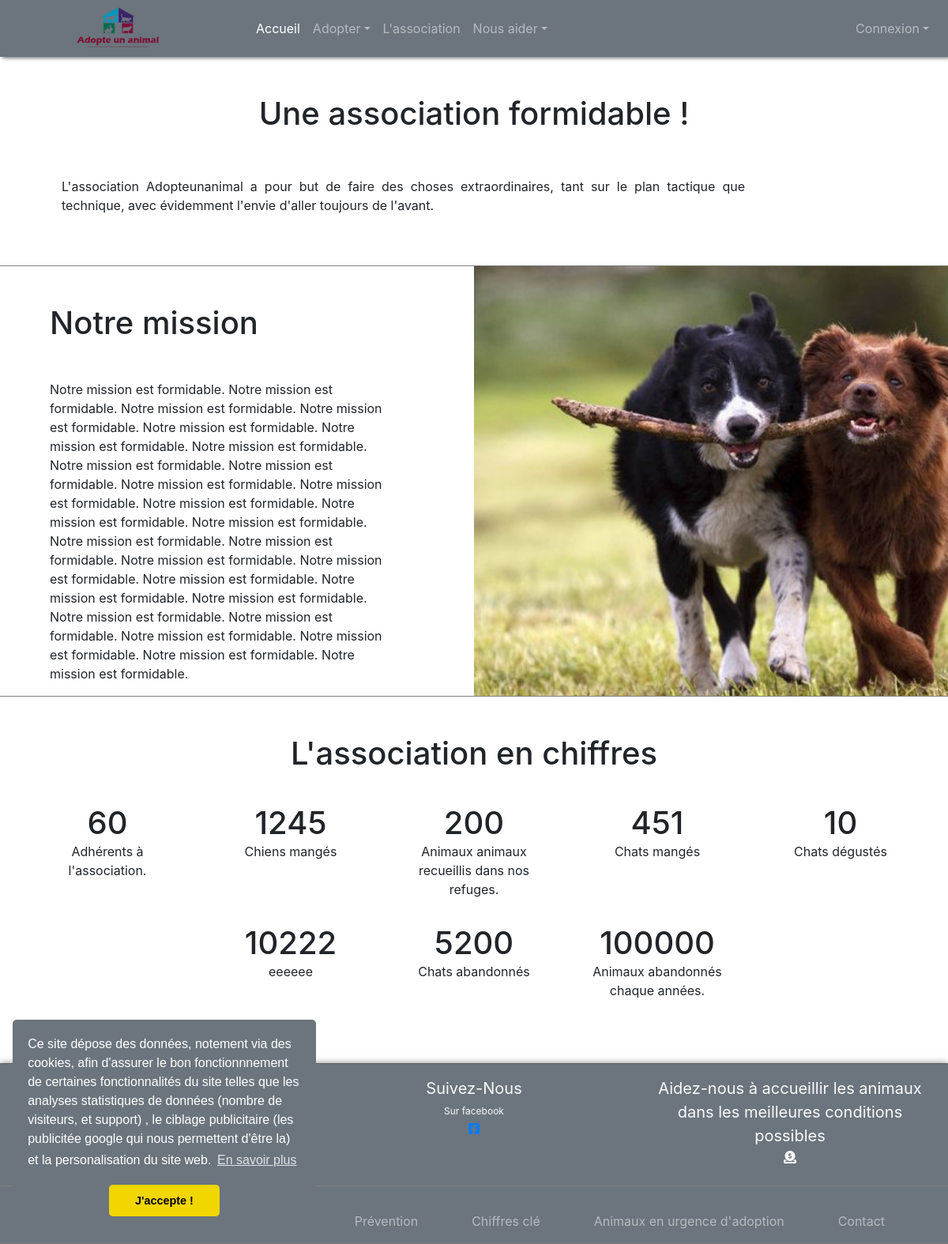
Page /association.php on the committed database.
### tables this page shows
CREATE TABLE `association` (
  `id` int(11) NOT NULL,
  `titre` varchar(50) NOT NULL,
  `chapo` varchar(300) NOT NULL,
  `mission` varchar(1500) NOT NULL,
  `mail` varchar(50) NOT NULL,
  `facebook` varchar(50) NOT NULL,
  `telephone` varchar(15) NOT NULL,
  `adresse` varchar(350) NOT NULL,
  `jours_ouverts` varchar(50) NOT NULL,
  `horaires_am` varchar(50) NOT NULL,
  `horaires_pm` varchar(50) NOT NULL
);

CREATE TABLE `statistique` (
  `id_statistique` int(11) NOT NULL,
  `derniere_edition_statistique` date NOT NULL,
  `nom_statistique` varchar(250) NOT NULL,
  `chiffres_statistique` float NOT NULL,
  `type_gestion_statistique` int(11) NOT NULL,
  `afficher_statistique` int(11) NOT NULL
);

### DAO/DataAccessAssociation.php (called while the page is built, shortened)
<?php
class DataAccessAssociation extends ConectSql implements InterfaceDAOAssociation {
    private $table = 'association';
    public function getAll() : array {
        $bdd = $this->bddCo();
        $result = $bdd->query("SELECT * from $this->table");
        $data = $result->fetch_array(MYSQLI_ASSOC);
        return $data;
    }
   }

### Services/ServiceAssociation.php (called while the page is built, shortened)
<?php
include_once __DIR__."/../DAO/DataAccessAssociation.php";
class ServiceAssociation implements InterfaceServiceAssociation {
    private $dAOAssociation;
    public function __construct(InterfaceDAOAssociation $dAO) {
        $this->dAOAssociation=$dAO;
    }
    public function getAll() : array {
        $data=$this->dAOAssociation->getAll();
        return $data;
    }
}
?>

### DAO/DataAccessStatistiques.php (called while the page is built, shortened)
<?php
class DataAccessStatistiques extends ConectSql {
    private $table = 'statistique';
    public function getIndex(int $limit) {
        $bdd = $this->bddCo();
        $result = $bdd->query("SELECT nom_statistique, chiffres_statistique FROM $this->table where afficher_statistique='1' order by rand() limit $limit");
        $data = $result->fetch_all(MYSQLI_ASSOC);
        return $data;
    }
}
?>

### Services/ServiceStatistiques.php (called while the page is built, shortened)
<?php
class ServiceStatistiques {
    private $dao;
    public function __construct() {
        $this->dao = new DataAccessStatistiques();
    }
    public function getIndex(int $limit) {
        $indexStats = $this->dao->getIndex($limit);
        return $indexStats;
    }
}
?>

### association.php (the view, shortened to what this page needs)
<?php
include_once("Services/ServiceAssociation.php");
include_once("DAO/DataAccessAssociation.php");
include __DIR__."/header.php";
$dAOAssociation = new DataAccessAssociation();
$serviceAssociation = new ServiceAssociation($dAOAssociation);
$infosAsso = $serviceAssociation->getAll();
?>
<section class="row justify-content-center mt-5 borderBotom">
    <div class="col-12">
        <div class="row justify-content-center">
            <div class="col-auto text-center">
                <h1><?php echo $infosAsso["titre"] ?></h1>
            </div>
        </div>
        <div class="row justify-content-left m-5">
            <div class="col-lg-10 text-justify">
                <p><?php echo $infosAsso["chapo"] ?></p>
            </div>
        </div>
</section>
<section class="row justify-content-between borderBotom">
			<div class="col-lg-5">
				<?php
						echo '<h1 class="mt-5 ml-5">Notre mission</h1>
								<p class="mt-5 ml-5">'.$infosAsso["mission"].'</p>
								</div>
								<div class="col-lg-6 pr-0 pl-0">
									<img src="IMG/deux_chiens.jpg" class="photo-cover" alt="...">
								</div>';
				?>
			</section>
<section class="row justify-content-around borderBotom paddingBotom">
<div class="col-12">
            <div class="row mt-5 mb-3 text-center">
                <div class="col-12">
                    <h1>L'association en chiffres</h1>
                </div>
            </div>
        <div class="row justify-content-center">
            <?php
            $statistiques = new ServiceStatistiques();
            $statsIndex = $statistiques->getIndex(10);
			foreach($statsIndex as $key) {
				echo '<div class="col-lg-2 text-center m-3">
				<span class="h1">'.$key["chiffres_statistique"].'</span><br />
				<span class="p">'.$key["nom_statistique"].'</span>
				</div>';
			}
            ?>
</div>
</section>
<?php
include __DIR__."/footer.php";
?>

### header.php (shortened to what this page needs)
<?php
$connected=false;
include_once("DAO/DataAccessStatistiques.php");
include_once("DAO/DataAccessAssociation.php");
include_once("Services/ServiceStatistiques.php");
include_once("Services/ServiceAssociation.php");
include_once("fonctions/fonctions.php");
?>
<!doctype html>
<html lang="fr">
  <head>
    <link rel="stylesheet" href="https://stackpath.bootstrapcdn.com/bootstrap/4.4.1/css/bootstrap.min.css" />
    <link rel="stylesheet" href="style.css" />
  </head>
  <body>
	<div class="container-fluid container-size min-vh-100">
		<header class="row bg-secondary sticky-top fixed-top headbar">
			<div class="col-3  d-none d-sm-block">
				<div class="row align-items-center h-100  justify-content-center">
					<img src="IMG/logoMini.png" Alt="Adopte un animal"/>
				</div>
			</div>
			<div class="col-9">
				<div class="row">
					<nav class="navbar navbar-expand-lg navbar-dark bg-secondary w-100">
						<div class="collapse navbar-collapse" id="navbarText">
							<ul class="navbar-nav mr-auto">
								<li class="nav-item active">
									<a class="nav-link" href="index.php">Accueil</a>
								</li>
								<li class="nav-item">
								<li class="nav-item dropdown">
									<a class="nav-link dropdown-toggle" href="#" id="navbarDropdown" role="button" data-toggle="dropdown" aria-haspopup="true" aria-expanded="false">Adopter</a>
								</li>
									<a class="nav-link" href="association.php">L'association</a>
								</li>
								<li class="nav-item dropdown">
									<a class="nav-link dropdown-toggle" href="#" id="navbarDropdown" role="button" data-toggle="dropdown" aria-haspopup="true" aria-expanded="false">Nous aider</a>
								</li>
							</ul>
							<span class="navbar-text">
							<ul class="navbar-nav mr-auto">
								<li class="nav-item dropdown">
									<?php if($connected) {
											  displayHeaderFormConnected();
										  }
										  else {
											  displayHeaderFormDisconnected();
										  }
									?>
								</li>
							</ul>
							</span>
						</div>
					</nav>
				</div>
			</div>
		</header>

### fonctions/fonctions.php (shortened to what this page needs)
<?php
function displayHeaderFormDisconnected() {
    echo '<a class="nav-link dropdown-toggle" href="#" id="navbarDropdown" role="button" data-toggle="dropdown" aria-haspopup="true" aria-expanded="false">Connexion</a>
									<div class="dropdown-menu dropdown-menu-right" aria-labelledby="navbarDropdown">
										<form class="px-4 py-3" id="connexion" name="connexion" method="post" action="header.php">
											<div id="divemailconnexionheader" class="form-group">
												<label for="exampleDropdownFormEmail1">Email</label>
													<input type="email" name="email" class="form-control" id="emailconnexionheader" maxlength="50" placeholder="email@example.com" required>
											</div>
											<div id="divpassconnexionheader" class="form-group">
												<label for="exampleDropdownFormPassword1">Mot de passe</label>
													<input type="password" name="password" class="form-control" id="passconnexionheader" maxlength="25" placeholder="Password" required>
											</div>
											<div class="form-group">
												<div class="form-check">
													<input type="checkbox" class="form-check-input" id="dropdownCheck">
													<label class="form-check-label" for="dropdownCheck">
														Rester connecté
													</label>
												</div>
											</div>
											<button id="btnconnexionheader" name="connexion" type="submit" class="btn btn-primary">Connexion</button>
										</form>
										<div class="dropdown-divider"></div>
										<a class="dropdown-item text-dark" href="inscriptions.php">S'. "'" . 'inscrire</a>
                                        <a class="dropdown-item text-dark" href="resetpass.php">Mot de passe oublié ?</a>
                                    </div>';
}
?>

### footer.php (shortened to what this page needs)
		<footer class="row align-self-end justify-content-center align-self-end bg-secondary borderBotom footerbar ">
			<div class="col">
				<div class="row justify-content-center mt-3">
					<div class="footcol col-lg-4 text-center text-light ">
						<span class="titre-footer">Abonnez-Vous</span><br />
						<span class="description">à notre newsletter</span><br />
						<div class="row justify-content-center ">
						<div class="input-group w-50">
							<div class="input-group-append">
								<button class="btn btn-outline-light btn-sm" type="button">Ok</button>
							</div>
						</div>
						</div>
					</div>
					<div class="footcol col-lg-4 text-center text-light ">
						<span class="titre-footer">Suivez-Nous</span><br />
						<span class="description">Sur facebook</span><br />
						<a href=""><i class="fab fa-facebook-square"> </i></a>
					</div>
					<div class="footcol col-lg-4 text-center text-light ">
						<span class="titre-footer">Aidez-nous à accueillir les animaux dans les meilleures conditions possibles</span><br />
						<i class="fas fa-donate"></i>
					</div>
				</div>
				<div class="row mt-3 navbar justify-content-around navbar-dark w-100">
					<div class="navbar-nav text-nowrap"><a class="nav-link" href="cgu.php"> Mentions légales </a></div>
					<div class="navbar-nav text-nowrap"><a class="nav-link" href="index.php#Last"> Derniers arrivants </a></div>
					<div class="navbar-nav text-nowrap"><a class="nav-link" href="index.php"> Prévention </a></div>
					<div class="navbar-nav text-nowrap"><a class="nav-link" href="index.php#stats"> Chiffres clé </a></div>
					<div class="navbar-nav text-nowrap"><a class="nav-link" href="index.php#urgences"> Animaux en urgence d'adoption </a></div>
					<div class="navbar-nav text-nowrap"><a class="nav-link" href="index.php#contact"> Contact </a></div>
				</div>
			</div>
		</footer>
		</div>
	</body>
</html>

### style.css (style rules this page uses)
.headbar { box-shadow: 3px 1px 5px rgba( 0, 0, 0, 0.65 ); }
.footerbar { box-shadow: 0px 1px 10px rgba( 0, 0, 0, 0.65 ); margin-bottom: 0; }
.borderBotom { border-bottom: 1px solid gray; }
.paddingBotom { padding-bottom:4em; }
html { scroll-behavior: smooth; }
.photo-cover { display: block; width: 100%; height: 100%; object-fit: cover; }
.titre-footer { font-size:1.25em; }
.description { font-size:0.75em; }
.footcol { padding-bottom: 2%; border-bottom: 1px solid gray; }

### rows in the picture
association: titre "Une association formidable !", chapo "L'association Adopteunanimal a pour but de faire des choses extraordinaires, tant sur le plan tactique que technique, avec évidemment l'envie d'aller toujours de l'avant.", mission "Notre mission est formidable. Notre mission est formidable. Notre mission est formidable. Notre mission est formidable. Notre mission est formidable. Notre mission est formidable. Notre mission est formidable. Notre mission est formidable. Notre mission est formidable. Notre mission est formidable. Notre mission est formidable. Notre mission est formidable. Notre mission est formidable. Notre mission est formidable. Notre mission est formidable. Notre mission est formidable. Notre mission est formidable. Notre mission est formidable. Notre mission est formidable. Notre mission est formidable. Notre mission est formidable. Notre mission est formidable. Notre mission est formidable. Notre…"
statistique: chiffres_statistique "60", nom_statistique "Adhérents à l'association."
statistique: chiffres_statistique "1245", nom_statistique "Chiens mangés"
statistique: chiffres_statistique "200", nom_statistique "Animaux animaux recueillis dans nos refuges."
statistique: chiffres_statistique "451", nom_statistique "Chats mangés"
statistique: chiffres_statistique "10", nom_statistique "Chats dégustés"
statistique: chiffres_statistique "10222", nom_statistique "eeeeee"
statistique: chiffres_statistique "5200", nom_statistique "Chats abandonnés"
statistique: chiffres_statistique "100000", nom_statistique "Animaux abandonnés chaque années."
